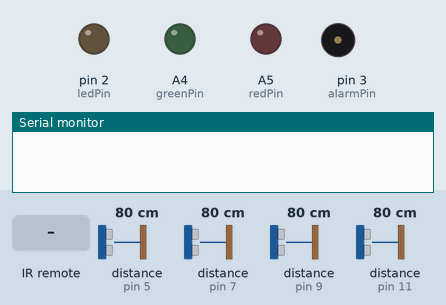
Recording of a sketch running on a simulated Arduino Uno, built with avr-gcc and run on an emulated ATmega328P. Shown: output pins drawn as LEDs (lit = HIGH), buzzer (waves = sounding), the last lines printed to the serial monitor. Dashed ring = blinking. The test bench sets the inputs (shaded band); at power-on: distance to the obstacle (sensors on pin 5, pin 7, pin 9, pin 11) 80 cm. The echo pulse lasts 58.3 µs per cm; pins used as bus, display or sensor lines are not drawn.

Above: at 1.2 s.
1.3 s: infrared code 0xFFA25D received
At 1.4 s:
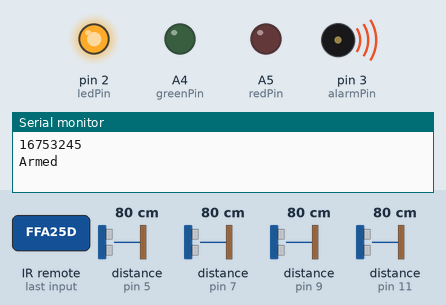
At 1.8 s:
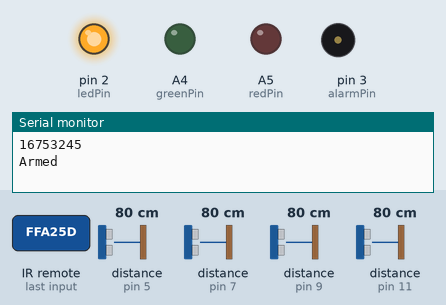
3.0 s: distance to the obstacle (sensor on pin 5) set to 67 cm
4.5 s: distance to the obstacle (sensor on pin 5) set to 62 cm
At 5.0 s:
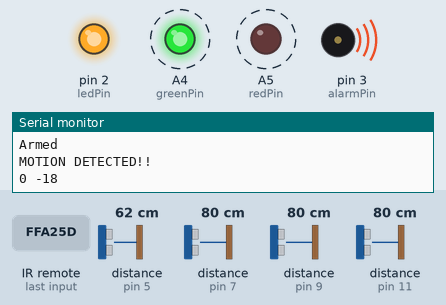
Timing chart, 0 to 13.5 s (numbered marks = the images above; inputs shaded):
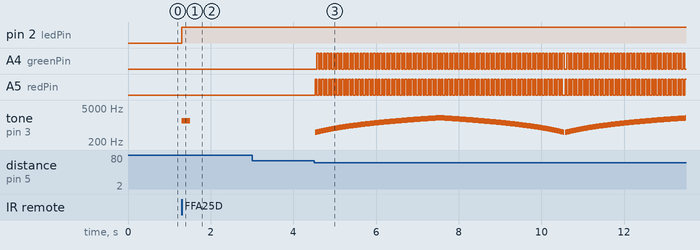

The sketch:

tamuMake3.ino
```cpp
#include <IRremote.h>

//ULTRASONIC 1
#define TRIG1 4
#define ECHO1 5
//ULTRASONIC 2
#define TRIG2 6
#define ECHO2 7
//ULSTRASONIC 3
#define TRIG3 8
#define ECHO3 9
//ULSTRASONIC 4
#define TRIG4 10
#define ECHO4 11

int setDistance[4];
int maxChange = 15;
int ledPin = 2;
int alarmPin = 3;
int redPin = A5;
int greenPin = A4;
bool armed = false;
const int RECV_PIN = 12;
IRrecv irrecv(RECV_PIN);
decode_results results;


void setup() {
  pinMode(ledPin, OUTPUT);
  pinMode(alarmPin, OUTPUT);
  pinMode(TRIG1, OUTPUT);
  pinMode(ECHO1, INPUT);
  pinMode(TRIG2, OUTPUT);
  pinMode(ECHO2, INPUT);
  pinMode(TRIG3, OUTPUT);
  pinMode(ECHO3, INPUT);
  pinMode(TRIG4, OUTPUT);
  pinMode(ECHO4, INPUT);

  pinMode(redPin,OUTPUT);
  pinMode(greenPin,OUTPUT);

  Serial.begin(9600);
  irrecv.enableIRIn();
  irrecv.blink13(true);
}

int distance(int trig, int echo) {
  digitalWrite(trig, LOW);
  delayMicroseconds(2);
  digitalWrite(trig, HIGH);
  delayMicroseconds(10);
  digitalWrite(trig, LOW);

  long dist = pulseIn(echo, HIGH) / 58.2;
  return dist;

}
void loop() {
  if (irrecv.decode(&results)) {
    Serial.println(results.value);
    irrecv.resume();
    if (results.value == 16753245) {

      //This, happens when arming
      if (armed == true) {
        Serial.println("UnArmed");
        armed = false;
        digitalWrite(ledPin, LOW);
        tone( 3, 1500, 100);
        delay(500);


      } else {
        Serial.println("Armed");
        armed = true;
        digitalWrite(ledPin, HIGH);
        tone( 3, 1500, 100);
        delay(100);
        tone( 3, 1500, 100);
        delay(1000);

        // sets Distance
        setDistance[0] = distance(4, 5);
        setDistance[1] = distance(6, 7);
        setDistance[2] = distance(8, 9);
        setDistance[3] = distance(10, 11);

      }
    }

  }

  if( armed == true){
  int newDistance[4];
  newDistance[0] = distance(4, 5);
  newDistance[1] = distance(6, 7);
  newDistance[2] = distance(8, 9);
  newDistance[3] = distance(10, 11);

  for (int i = 0; i < 4; ++i) {
    // Checks change in distance
    if (abs(newDistance[i] - setDistance[i]) > maxChange) {
      Serial.println("MOTION DETECTED!!");
      Serial.print(i);
      Serial.print(" ");
      Serial.println(newDistance[i] - setDistance[i]);
      for (int i = 500; i < 2000; i += 10) {
        if(i%20==0){
          digitalWrite(redPin,HIGH);
          digitalWrite(greenPin,LOW);
        }
         if(i%40 ==0){
          digitalWrite(redPin,LOW);
          digitalWrite(greenPin,HIGH);
        }

        tone( 3, i, 20);
        delay(20);
      }
      for (int i = 2000; i > 500; i -= 10) {
        tone( 3, i, 20);
                if(i%20==0){
          digitalWrite(redPin,HIGH);
          digitalWrite(greenPin,LOW);
        }
         if(i%40==0){
          digitalWrite(redPin,LOW);
          digitalWrite(greenPin,HIGH);
        }

        delay(20);
      }
                digitalWrite(redPin,LOW);
          digitalWrite(greenPin,LOW);
    }


  }
  }
  delay(10);

}
```

Measured:
- the behaviour switches between 65 and 64 cm on distance to the obstacle (sensor on pin 5) (found by bisection; images 2 and 3)
- after the input at 1.3 s, pin 2 (ledPin): LOW → HIGH at once; tone on pin 3 (alarmPin): silent → 1500 Hz at once, → silent 0.20 s later
- after the input at 3.0 s, every drawn part: stays the same
- after the input at 4.5 s, A4 (greenPin): alternates HIGH for 0.04 s and LOW for 0.04 s, starting after 0.07 s; A5 (redPin): alternates HIGH for 0.04 s and LOW for 0.04 s, starting at once
